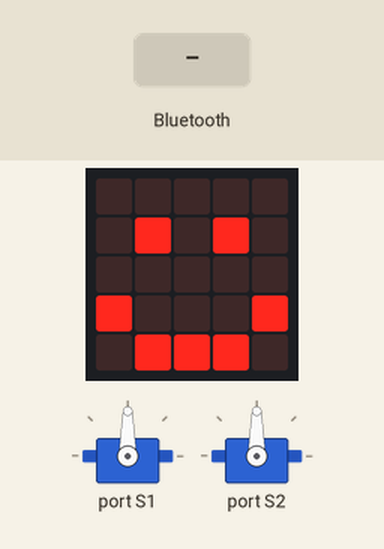
This program was run on a simulated BBC micro:bit (MakeCode). Parts: the board's 5×5 LED display, 2 × servo. Inputs (shaded band) come from the test bench.

Above: at 1.8 s.
1.9 s: a phone connects over Bluetooth
At 3.0 s:
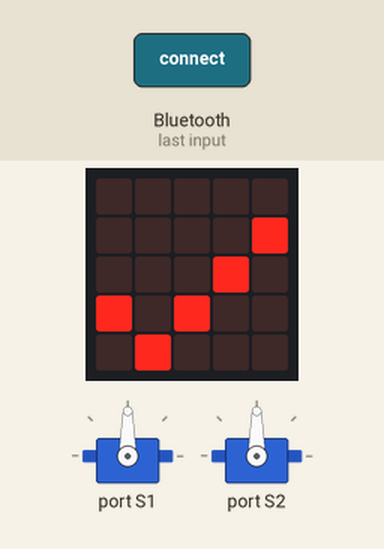
3.4 s: a phone disconnects over Bluetooth
At 4.1 s:
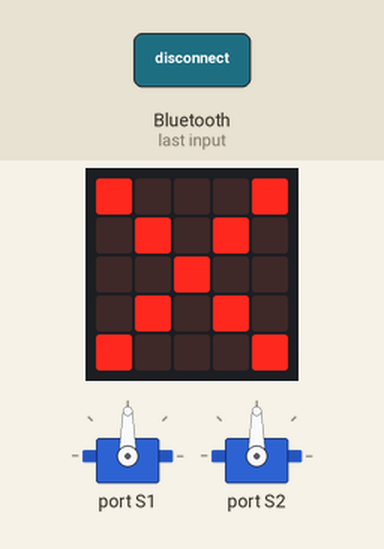
Timing chart, 0 to 6.4 s (numbered marks = the images above; inputs shaded):
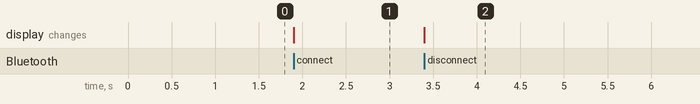

The program:

main.ts
```typescript
bluetooth.onBluetoothConnected(function () {
    basic.showIcon(IconNames.Yes)
})
bluetooth.onBluetoothDisconnected(function () {
    basic.showIcon(IconNames.No)
})
bluetooth.onUartDataReceived(serial.delimiters(Delimiters.NewLine), function () {
    receber_texto = bluetooth.uartReadUntil(serial.delimiters(Delimiters.NewLine))
    if (receber_texto == "normal") {
        robotbit.Servo(robotbit.Servos.S1, 90)
        robotbit.Servo(robotbit.Servos.S2, 90)
    } else if (receber_texto == "up") {
        robotbit.Servo(robotbit.Servos.S1, 160)
    } else if (receber_texto == "down") {
        robotbit.Servo(robotbit.Servos.S1, 20)
    } else if (receber_texto == "right") {
        robotbit.Servo(robotbit.Servos.S2, 20)
    } else if (receber_texto == "leFt") {
        robotbit.Servo(robotbit.Servos.S2, 160)
    }
})
let receber_texto = ""
bluetooth.startUartService()
basic.showIcon(IconNames.Happy)
robotbit.Servo(robotbit.Servos.S1, 90)
robotbit.Servo(robotbit.Servos.S2, 90)
```

test.ts
```typescript
// testes vão aqui; isto não será compilado quando este pacote for usado como uma extensão.
```

Measured:
- after the input at 1.9 s, the display: changes at once (image 1)
- after the input at 3.4 s, the display: changes at once (image 2)
